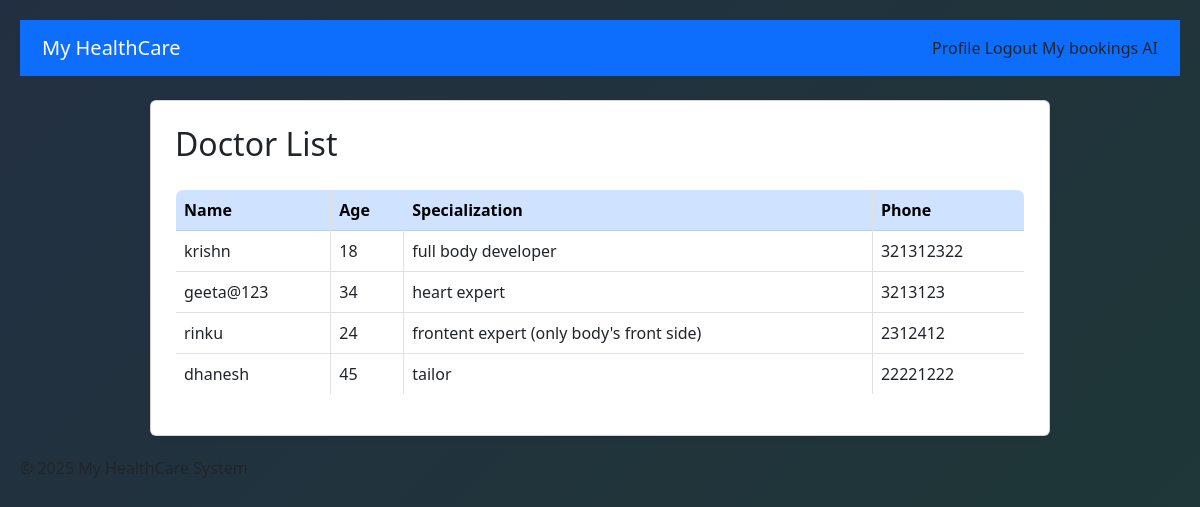
The app's page /doctors/ with its own data.
### Doctor/models.py (models this page shows, shortened)
class Doctor(models.Model):
    user = models.OneToOneField(User, on_delete=models.CASCADE)
    age = models.PositiveIntegerField()
    address = models.TextField(max_length=200)
    phone_number = models.CharField(max_length=100)
    specialization = models.CharField(max_length=100)
    clinic_name = models.CharField(max_length=100)
    experience_years = models.PositiveIntegerField()
    available_days = models.CharField(max_length=100)
    consulting_fees = models.DecimalField(max_digits=6, decimal_places=2)
    bio = models.CharField(max_length=200, blank=True, null=True)

### Doctor/views.py (the view)
# urls.py: path('doctors/', views.doctors , name='doctor'),
def doctors(request):
    all_list = Doctor.objects.all()
    return render(request , 'doctor-list.html' , {'all_list' : all_list})

### Doctor/templates/doctor-list.html (shortened to what this page needs)
{% extends 'base.html' %}
{% load static %}
    {% block style %}<link rel="stylesheet" href="{% static 'doctor-list.css'%}">{% endblock %}
{% block content %}
<div class="card p-4 shadow-sm">
    <h2 class="mb-3">Doctor List</h2>
    <table class="table table-hover table-bordered">
        <thead class="table-primary">
            <tr>
                <th>Name</th>
                <th>Age</th>
                <th>Specialization</th>
                <th>Phone</th>
            </tr>
        </thead>
        <tbody>
            {% for doc in all_list %}
            <tr>
                <td>{{ doc.user.username }}</td>
                <td>{{ doc.age }}</td>
                <td>{{ doc.specialization }}</td>
                <td>{{ doc.phone_number }}</td>
            </tr>
            {% endfor %}
        </tbody>
    </table>
</div>
{% endblock %}

### Doctor/templates/base.html (shortened to what this page needs)
{% load static %}
<!DOCTYPE html>
<html lang="en">
<head>
    {% block style %}{% endblock %}
    <link href="https://cdn.jsdelivr.net/npm/bootstrap@5.3.0/dist/css/bootstrap.min.css" rel="stylesheet">
</head>
<body>
{% block navbar %}
<nav class="navbar navbar-expand-lg navbar-dark bg-primary">
    <div class="container">
        <a class="navbar-brand" href="{% url 'home'%}">My HealthCare</a>
        <div>
            <a class="nav-link d-inline-block" href="{% url 'profile' %}">Profile</a>
            <a class="nav-link d-inline-block" href="{% url 'logout' %}">Logout</a>
            <a class="nav-link d-inline-block" href="{% url 'booked' %}">My bookings</a>
            <a class="nav-link d-inline-block" href="{% url 'generator' %}">AI</a>
        </div>
    </div>
</nav>
{% endblock %}
<div class="container mt-4">
    {% block content %}{% endblock %}
</div>
<footer>
    <p>© 2025 My HealthCare System</p>
</footer>
</body>
</html>

### static/doctor-list.css (style rules this page uses)
* { margin: 0; padding: 0; box-sizing: border-box; font-family: "Segoe UI", Tahoma, Geneva, Verdana, sans-serif; }
body { background: linear-gradient(135deg, #222f42, #1f3737); color: #333; line-height: 1.6; padding: 20px; }
h1, h2, h3 { font-weight: 600; color: #2c3e50; margin-bottom: 15px; }
.card { background: #fff; border-radius: 12px; padding: 20px; margin: 20px auto; max-width: 900px; box-shadow: 0 4px 8px rgba(0,0,0,0.05); transition: transform 0.2s ease; }
.table { width: 100%; border-collapse: collapse; margin-top: 10px; }
.table th, .table td { padding: 12px 15px; text-align: left; border: 1px solid #e0e0e0; }
.table th { background: #3498db; color: #fff; font-weight: 600; }
.table-bordered { border: 1px solid #ddd; border-radius: 8px; overflow: hidden; }

### records on screen
Doctor: user.username "krishn", age "18", specialization "full body developer", phone_number "321312322"
Doctor: user.username "geeta@123", age "34", specialization "heart expert", phone_number "3213123"
Doctor: user.username "rinku", age "24", specialization "frontent expert (only body's front side)", phone_number "2312412"
Doctor: user.username "dhanesh", age "45", specialization "tailor", phone_number "22221222"
